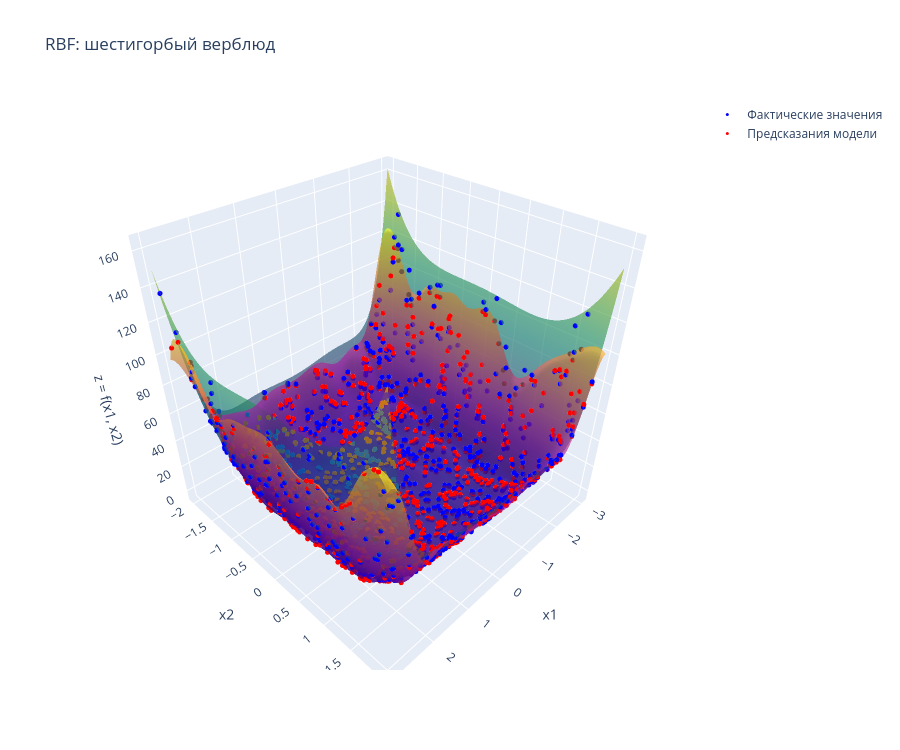

Notebook code cell kept with this figure:
### Code cell
visualize_and_evaluate_3d_model(
    model=rbf_f2,
    X_test=X_test_f2,
    y_test=y_test_f2,
    y_pred=pred_test_rbf_f2,
    function=camel_back_6,
    title_name="RBF: шестигорбый верблюд",
    scaler_X=scaler_X,
    scaler_y=scaler_y
)

### Figure 1 — Plotly figure (JSON) as saved in the notebook; plotly's stock layout.template omitted (floating-point values rounded to 4 significant figures; data arrays with more than 128 entries replaced by an {"elided": "..."} marker saying what was removed)
{"data": [{"colorscale": [[0.0, "#440154"], [0.1111, "#482878"], [0.2222, "#3e4989"], [0.3333, "#31688e"], [0.4444, "#26828e"], [0.5556, "#1f9e89"], [0.6667, "#35b779"], [0.7778, "#6ece58"], [0.8889, "#b5de2b"], [1.0, "#fde725"]], "name": "Исходная функция", "opacity": 0.65, "showscale": false, "x": {"elided": "80x80 float values"}, "y": {"elided": "80x80 float values"}, "z": {"elided": "80x80 float values"}, "type": "surface"}, {"colorscale": [[0.0, "#0d0887"], [0.1111, "#46039f"], [0.2222, "#7201a8"], [0.3333, "#9c179e"], [0.4444, "#bd3786"], [0.5556, "#d8576b"], [0.6667, "#ed7953"], [0.7778, "#fb9f3a"], [0.8889, "#fdca26"], [1.0, "#f0f921"]], "name": "Аппроксимация модели", "opacity": 0.65, "showscale": false, "x": {"elided": "80x80 float values"}, "y": {"elided": "80x80 float values"}, "z": {"elided": "80x80 float values"}, "type": "surface"}, {"marker": {"color": "blue", "size": 3}, "mode": "markers", "name": "Фактические значения", "x": {"elided": "1200 float values"}, "y": {"elided": "1200 float values"}, "z": {"elided": "1200 float values"}, "type": "scatter3d"}, {"marker": {"color": "red", "size": 3}, "mode": "markers", "name": "Предсказания модели", "x": {"elided": "1200 float values"}, "y": {"elided": "1200 float values"}, "z": {"elided": "1200 float values"}, "type": "scatter3d"}], "layout": {"title": {"text": "RBF: шестигорбый верблюд"}, "scene": {"xaxis": {"title": {"text": "x1"}}, "yaxis": {"title": {"text": "x2"}}, "zaxis": {"title": {"text": "z = f(x1, x2)"}}}, "height": 750}}
